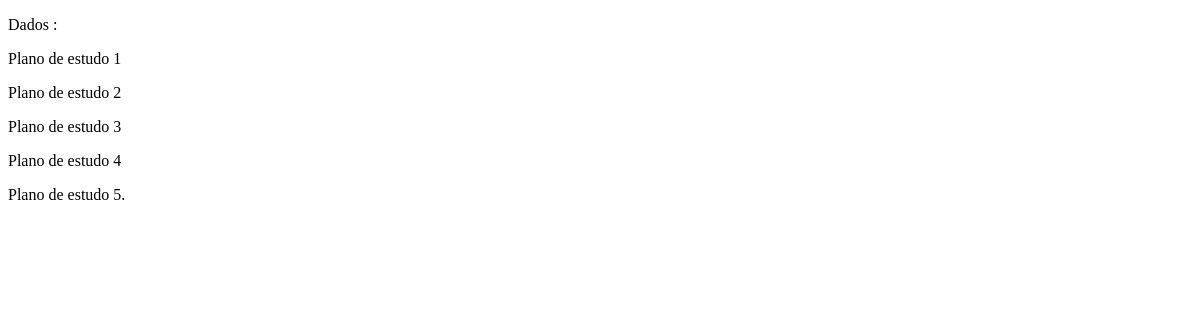
/planos_de_estudo/listar, run on an earlier commit of the app's database.
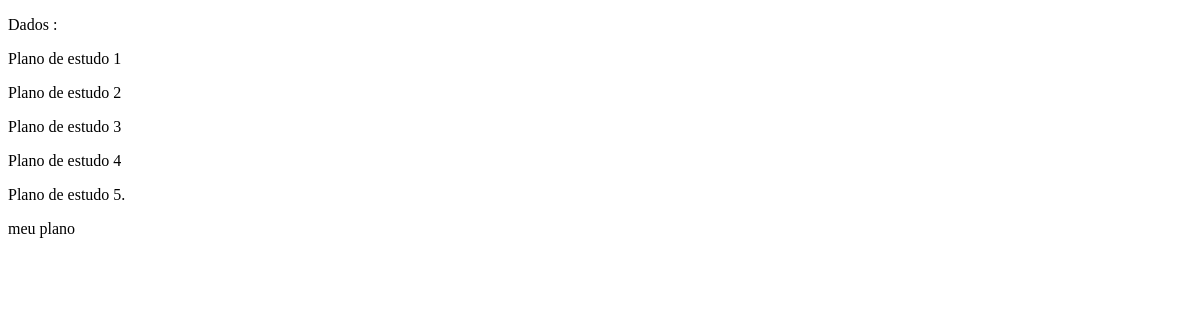
And on a later commit of the database.
### nucleo/models.py (models this page shows)
class PlanoDeEstudo(models.Model):
    titulo = models.CharField(max_length=255)
    publicacoes = models.ManyToManyField('Publicacao')
    criado_em = models.DateTimeField(auto_now_add=True)
    administrador_principal = models.ForeignKey(
        to=AUTH_USER_MODEL,
        on_delete=models.CASCADE,
        related_name='fk_administrador'
    )
    administradores = models.ManyToManyField(
        to=AUTH_USER_MODEL,
        related_name='admistradores'
    )
    seguidores = models.ManyToManyField(
        to=AUTH_USER_MODEL,
        related_name='seguidores'
    )
    class Meta:
        verbose_name = "plano_de_estudo"
        verbose_name_plural = "planos_de_estudo"
    def __str__(self):
        return self.titulo

### nucleo/views.py (the view)
    @staticmethod
    def listar(request):
        planos_de_estudo = PlanoDeEstudoModel.objects.all()
        dados = {
            'planos_de_estudo': planos_de_estudo
        }
        return render(request, diretorios.PLANOS_DE_ESTUDO+'/listar.html', dados)

### templates/planos_de_estudo/listar.html (shortened to what this page needs)
<!DOCTYPE html>
<html lang="en">
<head>
</head>
<body>
    <p>Dados :</p>
    {% for plano_de_estudo in planos_de_estudo %}
        <p class="item">{{ plano_de_estudo }}</p>
    {% endfor %}
</body>
</html>

What changed in the data, as far as the page shows it:
added PlanoDeEstudo: titulo "meu plano"
